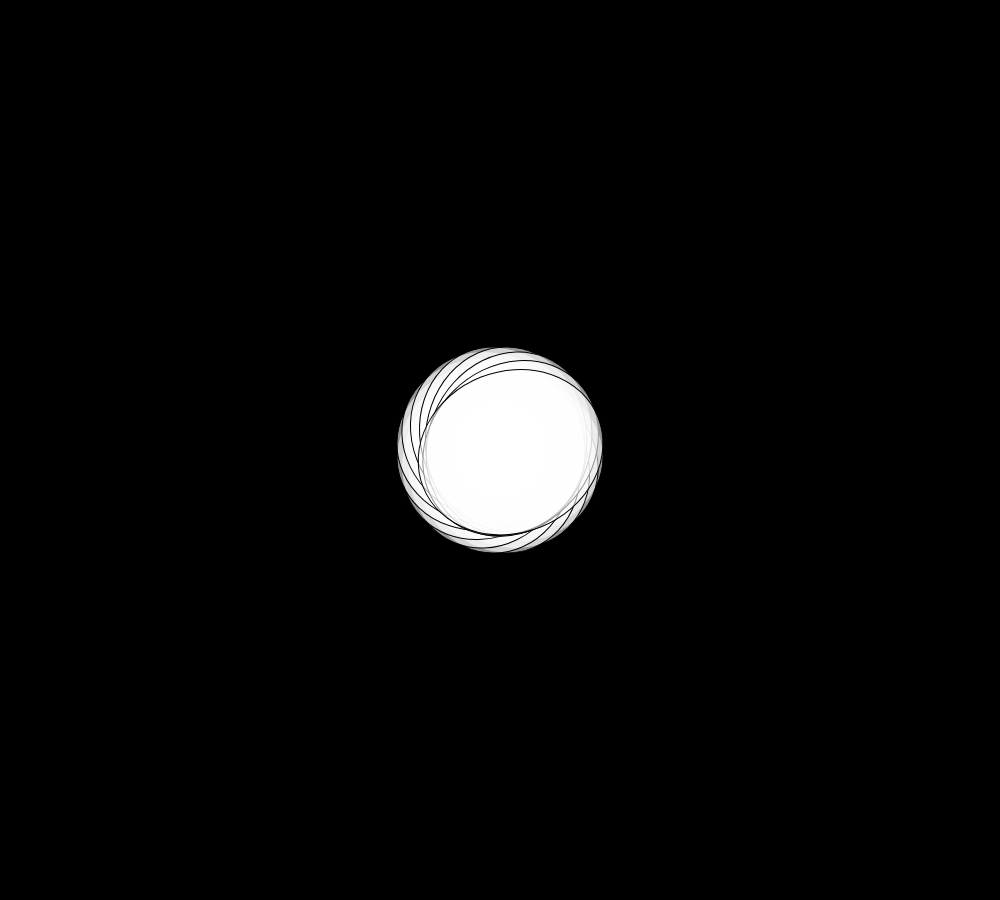
Frame 1 (no input)
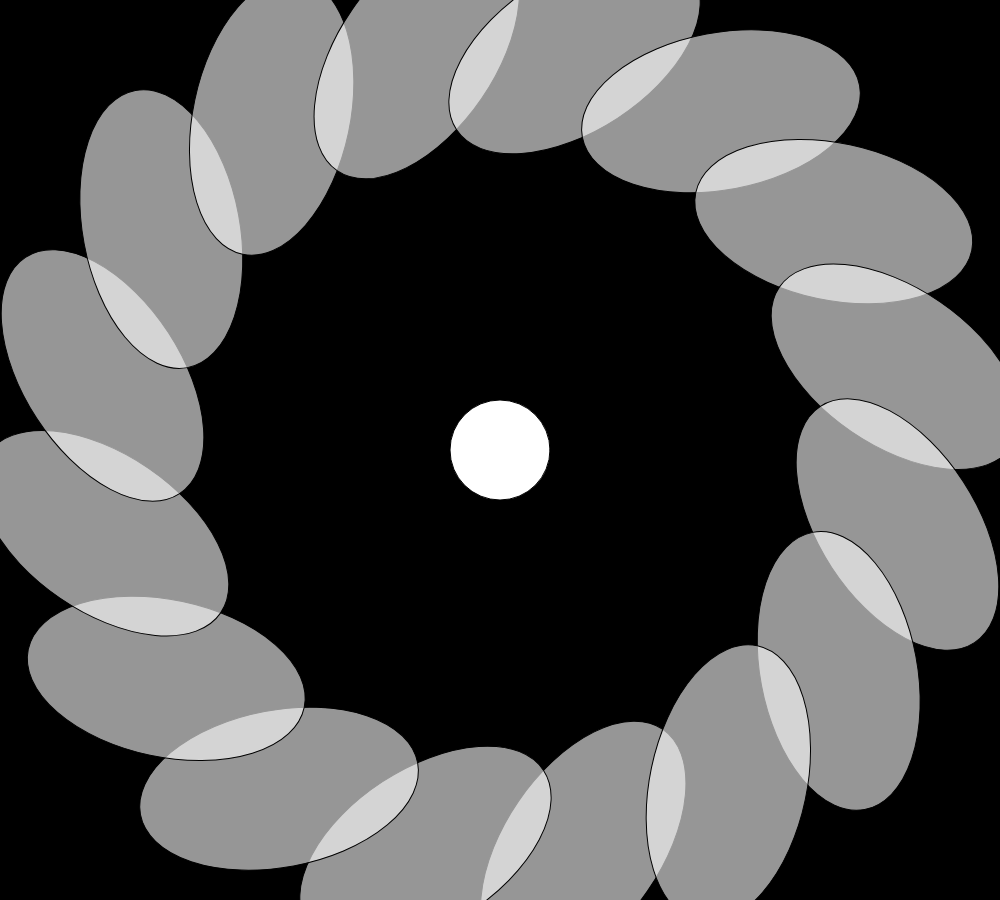
Frame 60 (no input)
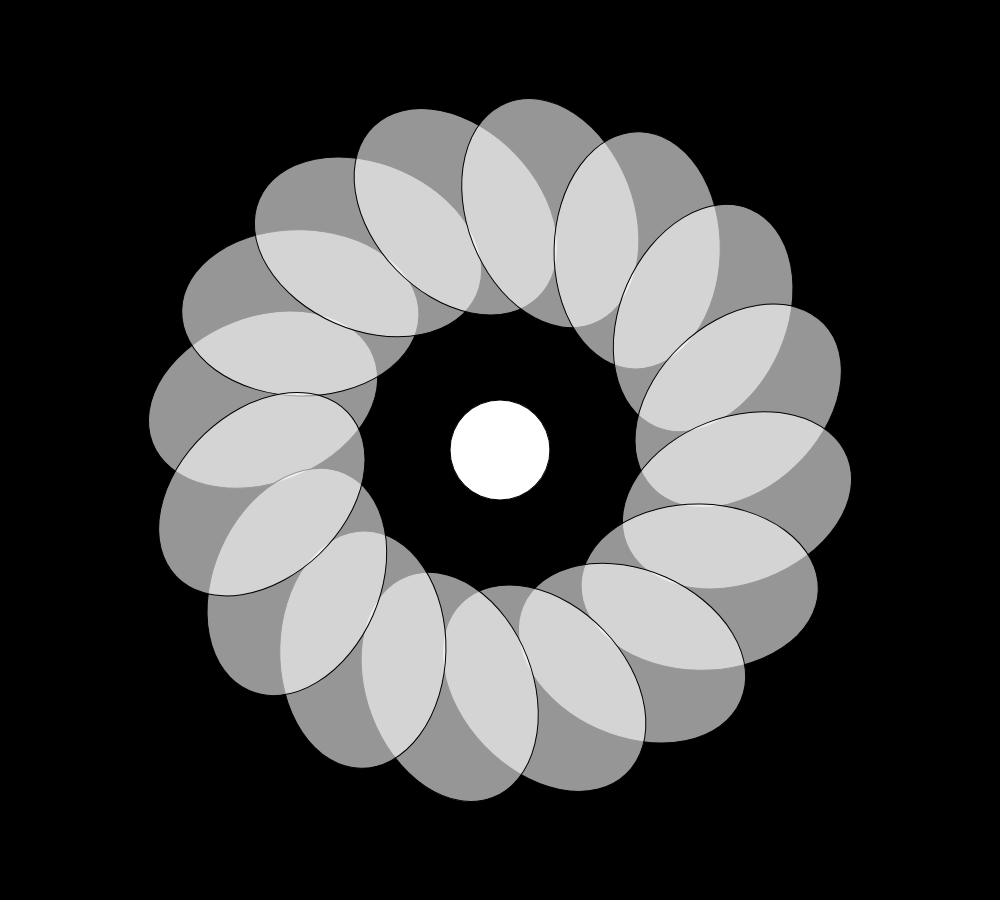
Frame 120 (the mouse pressed at the canvas centre since frame 60)

The p5.js sketch that drew these frames (run headless with seeded random() and noise() and a simulated clock; from frame 60 on, the mouse is pressed at the canvas centre):

// p5.js sketch
// ── sketch.js
var n;

function setup() {
  createCanvas(1000, 900);
  
  n = 16;
}

function draw() {
  background(0);

  translate(width/2, height/2);
  
  ellipse(0, 0, 100, 100);
  
  // make n evenly-spaced circles orbiting around the center point
  
  for (var i=0; i<n; i++) {
    var angle = map(i, 0, n, 0, TWO_PI);
    
    var x = map(sin(0.03*frameCount), -1, 1, -300, 300);
    var y = map(sin(0.02*frameCount), -1, 1, -300, 300);
    var sizex = map(noise(0.03*frameCount+5), 0, 1, 0, 500);
    var sizey = map(noise(0.02*frameCount+8), 0, 1, 0, 500);

    push();
    rotate(angle + 0.01*frameCount);
    fill(255, 150);
    ellipse(x, y, sizex, sizey);
    pop();
  }
  
}
